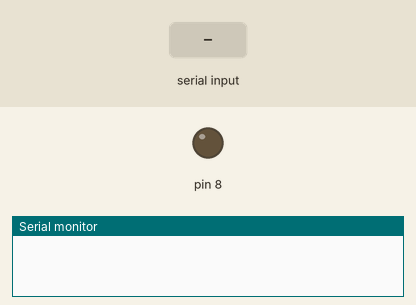
Simulated run of this sketch. Board: Arduino Uno, built with avr-gcc and run on an emulated ATmega328P. Shown: output pins drawn as LEDs (lit = HIGH), the last lines printed to the serial monitor. The test bench sets the inputs (shaded band).

Above: at 1.2 s.
1.3 s: "off" received over Serial
At 2.1 s:
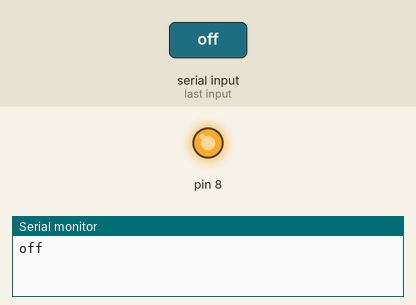
2.8 s: "on" received over Serial
At 3.2 s:
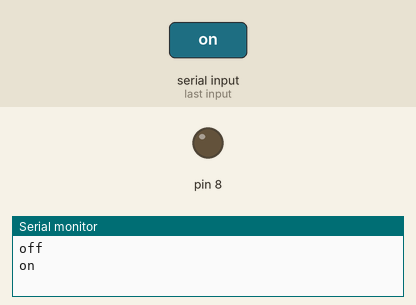
Timing chart, 0 to 5.8 s (numbered marks = the images above; inputs shaded):
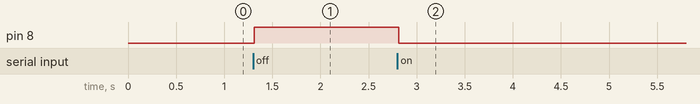

The sketch:

serialwithrelay.ino
```cpp
void setup() {
  pinMode(8,OUTPUT);
  Serial.begin(9600);
  Serial.setTimeout(10);
}

void loop() {
  if(Serial.available()>0)
  {
     ledFunction();
  }
}

void ledFunction(){
  String data = Serial.readString();
    Serial.println(data);
      if(data=="on"){ digitalWrite(8,LOW);}
       if(data=="off"){ digitalWrite(8,HIGH);}
}
```

Measured:
- after the input at 1.3 s, pin 8: LOW → HIGH at once
- after the input at 2.8 s, pin 8: HIGH → LOW at once
